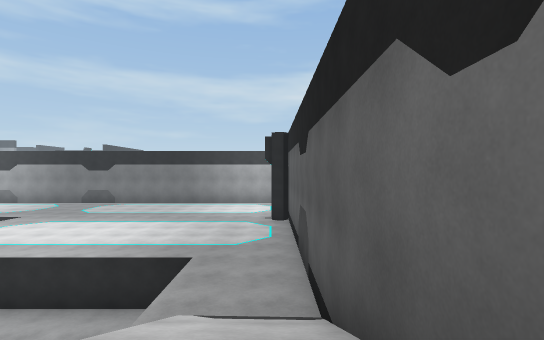
[1] (above)

16 first-person views from a walk through a scene from a Unity 3-D project. The camera is 1.5 m above the floor, looks level and sees 85° across. The floor is counted in squares, 2 m on a side. Each view is taken from the middle of a square. On the plan, view 1 faces up. The plan holds only what a view shows up to about 10 squares ahead; the rest is blank. The place goes on beyond the plan. The player is left out. Some animated figures are not drawn.

[2]
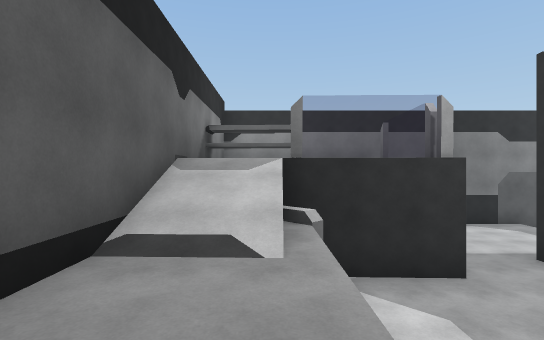

[3]
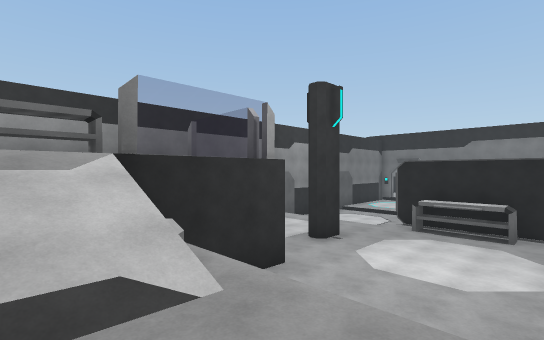

[4]
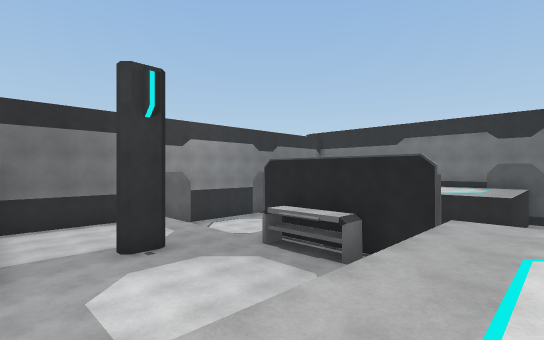

[5]
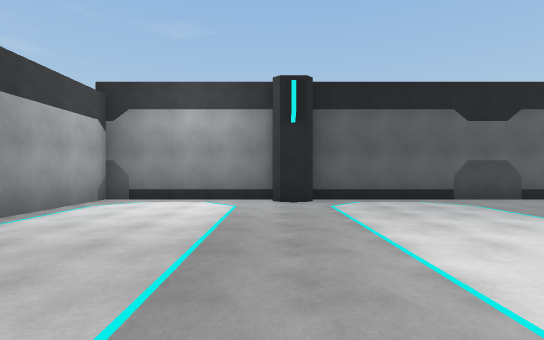

[6]
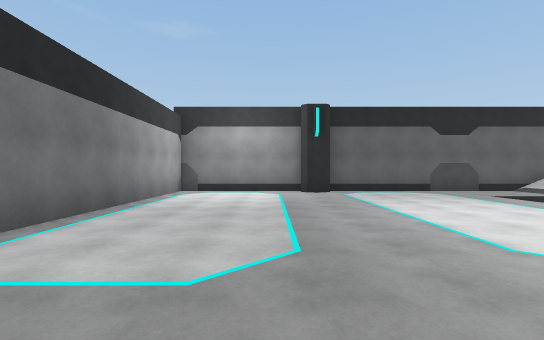

[7]
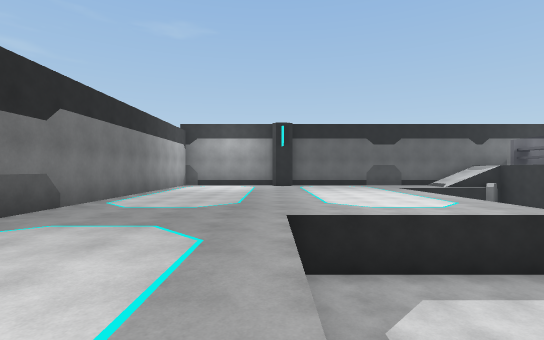

[8]
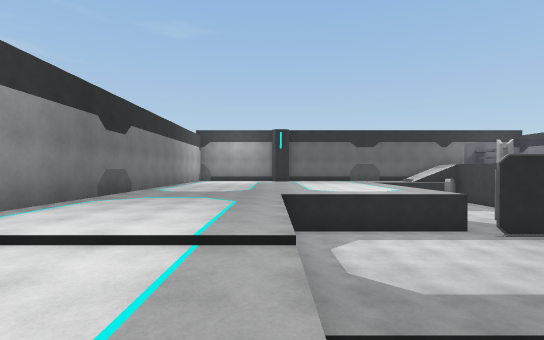

[9]
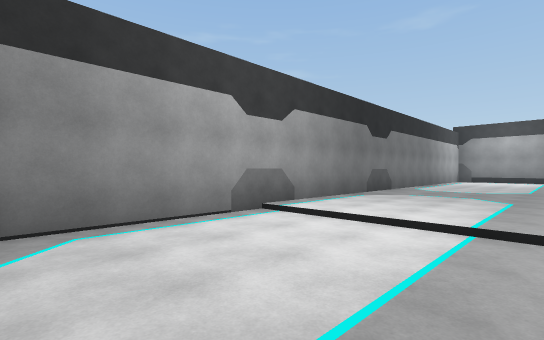

[10]
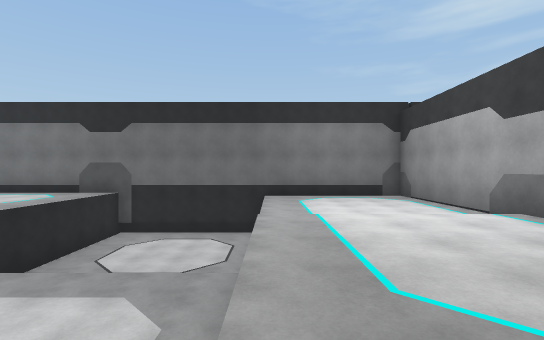

[11]
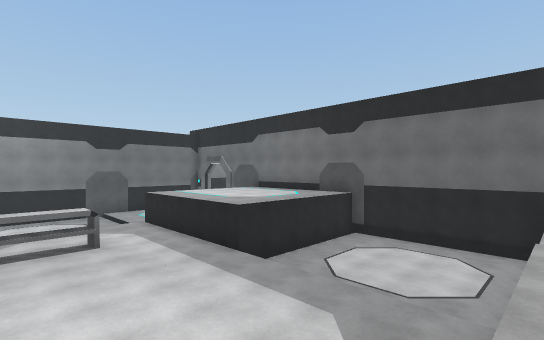

[12]
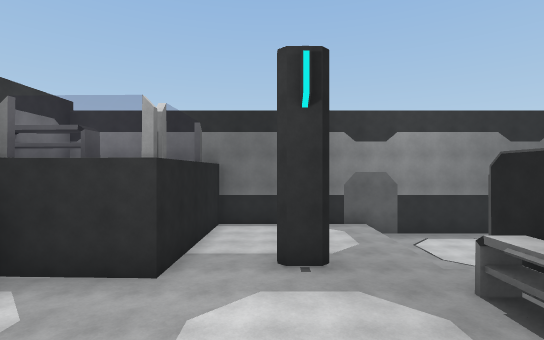

[13]
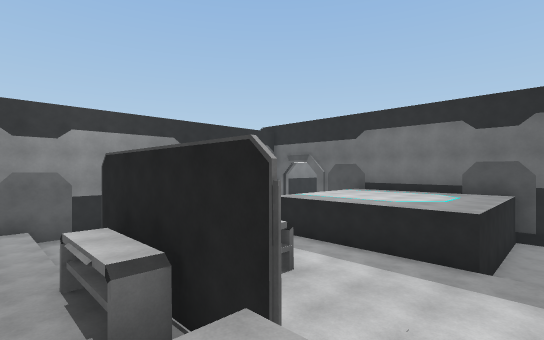

[14]
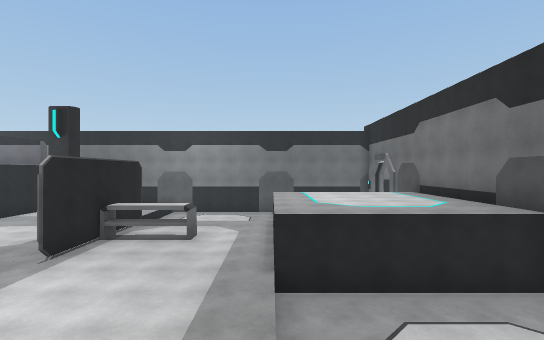

[15]
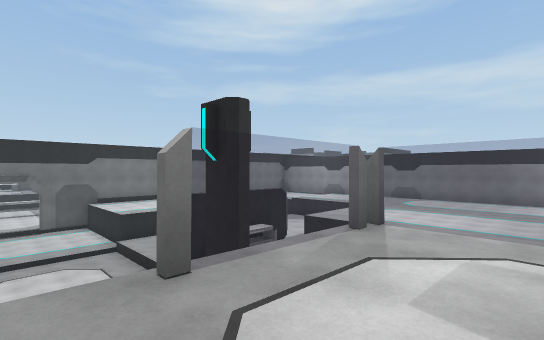

[16]
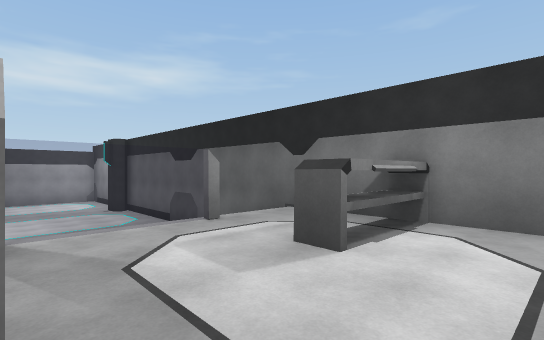

### Floor plan
Key: @ floor where view 1 was taken; # wall or solid block; . main floor; : floor 2 m higher than the main floor; / step, stairs or slope; = window, fence, low wall or low ledge; v drop or lower ground; C column; T table.
Columns run from 19 left of view 1 to 1 right of it. Each row starts with its distance up from view 1.
 16 #####################
 15 #..../..............#
 14 #..../..............#
 13 #..../..............#
 12 #..../..............#
 11 #..../.............C#
 10 #vvvvvvvvvv.........#
  9 #vvvvvvvvvv.........#
  8 #vvvvvvvvvv.........#
  7 #vvvvvvvvvv.........#
  6 #vvvvvvvvvv.........#
  5 #....vvvvvvvvvvvvv..#
  4 #....vvvvvvvvvvv v..#
  3 #....vvvv#vvvvvvvv//#
  2 #....vvvvvvvvvvvvv//#
  1 #vvvvvvvvvvvvvv===:/#
  0       vvvvvvCvv=:::@#
 -1      vvvvvvvvvv=::TT#
 -2     vvvvvvvvvvv=::::#
 -3        vvvvvvvv:::::#
 -4     #################

Where each view was taken, in squares from view 1:
view 1: 0 up, 0 right, facing up
view 2: 6 up, 1 left, facing down
view 3: 5 up, 0 right, facing down-left
view 4: 7 up, 4 left, facing down-left
view 5: 11 up, 7 left, facing right
view 6: 12 up, 10 left, facing right
view 7: 11 up, 14 left, facing right
view 8: 11 up, 17 left, facing right
view 9: 11 up, 18 left, facing up-right
view 10: 11 up, 9 left, facing left
view 11: 11 up, 10 left, facing down-left
view 12: 6 up, 6 left, facing down
view 13: 7 up, 8 left, facing down-left
view 14: 11 up, 14 left, facing down
view 15: 3 down, 2 left, facing up-left
view 16: 3 down, 4 left, facing up-right
